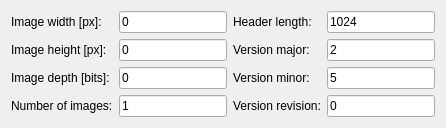
     <widget class="QWidget" name="Image">
      <attribute name="title">
       <string>Image</string>
      </attribute>
      <layout class="QGridLayout" name="gridLayout">
       <item row="4" column="4">
        <widget class="QLabel" name="label_7">
         <property name="text">
          <string>Version minor:</string>
         </property>
        </widget>
       </item>
       <item row="3" column="4">
        <widget class="QLabel" name="label_6">
         <property name="text">
          <string>Version major:</string>
         </property>
        </widget>
       </item>
       <item row="4" column="0">
        <widget class="QLabel" name="label_3">
         <property name="text">
          <string>Image depth [bits]: </string>
         </property>
        </widget>
       </item>
       <item row="0" column="0">
        <widget class="QLabel" name="ImageWidth_2">
         <property name="text">
          <string>Image width [px]:</string>
         </property>
        </widget>
       </item>
       <item row="3" column="0">
        <widget class="QLabel" name="label_2">
         <property name="text">
          <string>Image height [px]:</string>
         </property>
        </widget>
       </item>
       <item row="5" column="0">
        <widget class="QLabel" name="label_4">
         <property name="text">
          <string>Number of images:</string>
         </property>
        </widget>
       </item>
       <item row="5" column="4">
        <widget class="QLabel" name="label_8">
         <property name="text">
          <string>Version revision:</string>
         </property>
        </widget>
       </item>
       <item row="0" column="4">
        <widget class="QLabel" name="label_5">
         <property name="text">
          <string>Header length:</string>
         </property>
        </widget>
       </item>
       <item row="0" column="1">
        <widget class="QLineEdit" name="ImageWidth">
         <property name="text">
          <string>0</string>
         </property>
        </widget>
       </item>
       <item row="3" column="1">
        <widget class="QLineEdit" name="ImageHeight">
         <property name="text">
          <string>0</string>
         </property>
        </widget>
       </item>
       <item row="4" column="1">
        <widget class="QLineEdit" name="ImageDepth">
         <property name="text">
          <string>0</string>
         </property>
        </widget>
       </item>
       <item row="5" column="1">
        <widget class="QLineEdit" name="ImageAmount">
         <property name="text">
          <string>1</string>
         </property>
        </widget>
       </item>
       <item row="0" column="5">
        <widget class="QLineEdit" name="ImageHeaderLength">
         <property name="text">
          <string>1024</string>
         </property>
        </widget>
       </item>
       <item row="3" column="5">
        <widget class="QLineEdit" name="ImageVerMajor">
         <property name="text">
          <string>2</string>
         </property>
        </widget>
       </item>
       <item row="4" column="5">
        <widget class="QLineEdit" name="ImageVerMinor">
         <property name="text">
          <string>5</string>
         </property>
        </widget>
       </item>
       <item row="5" column="5">
        <widget class="QLineEdit" name="ImageVerRevision">
         <property name="text">
          <string>0</string>
         </property>
        </widget>
       </item>
      </layout>
     </widget>
